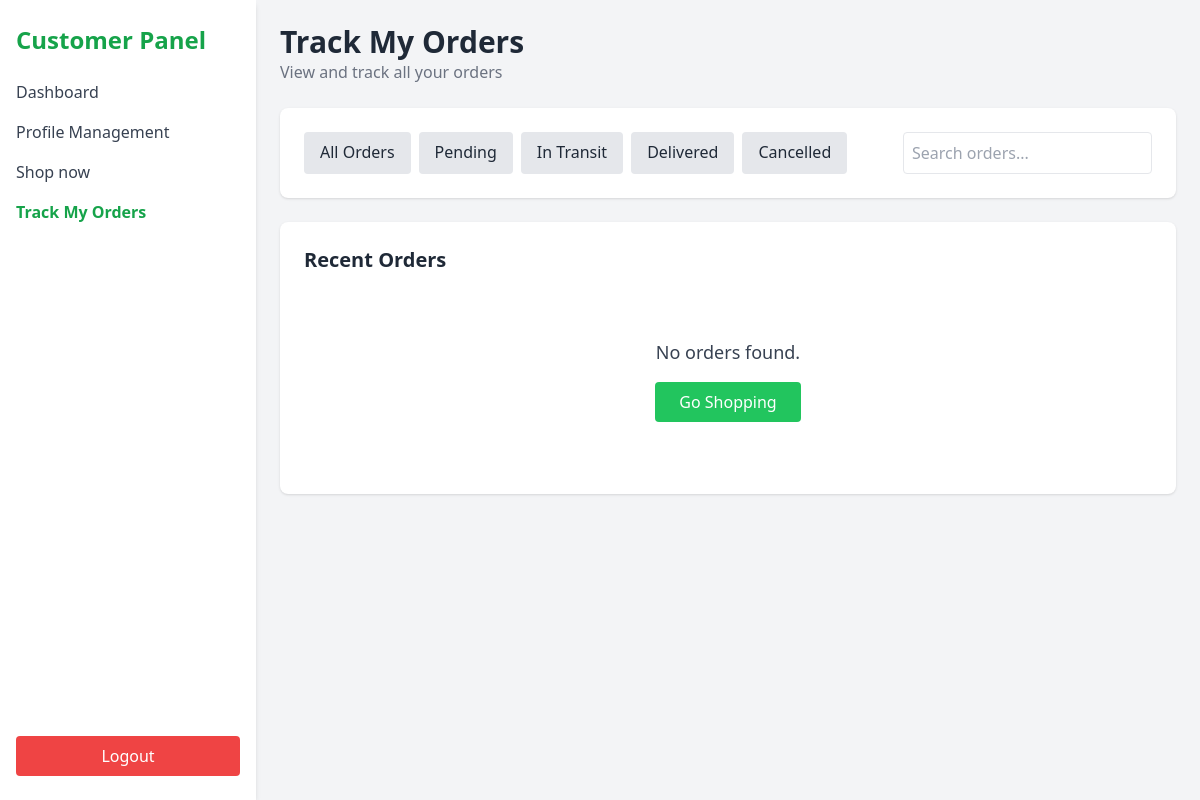
Before: /track-orders (signed in) with the older database file.
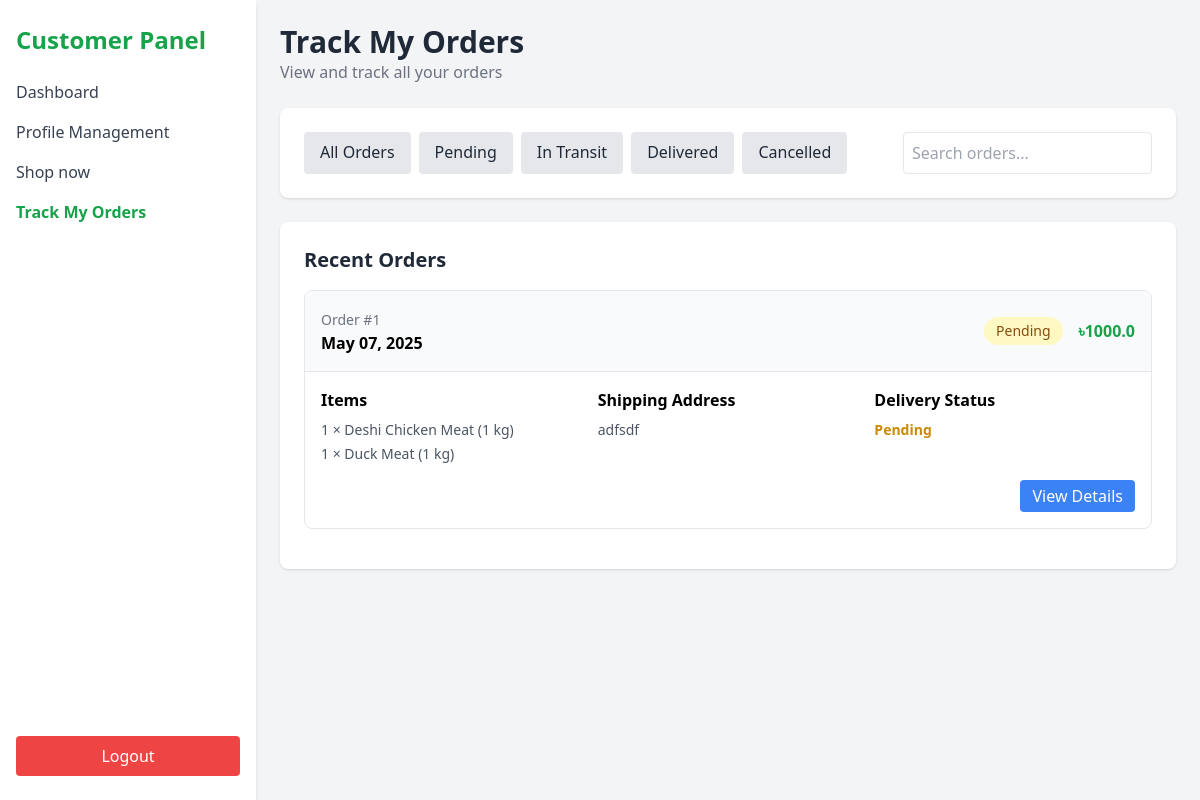
After: the same page with the newer database file.
### models.py (models this page shows, shortened)
class Order(db.Model):
    id = db.Column(db.Integer, primary_key=True)
    customer_id = db.Column(db.Integer, db.ForeignKey('user.id'))
    delivery_man_id = db.Column(db.Integer, db.ForeignKey('user.id'))
    status = db.Column(db.String(20), default='Pending')  # Pending, In Transit, Delivered, Cancelled
    total_amount = db.Column(db.Float)
    shipping_address = db.Column(db.Text)
    order_date = db.Column(db.DateTime, default=datetime.utcnow)
    delivery_date = db.Column(db.DateTime)
    priority = db.Column(db.Enum(PriorityLevel), default=PriorityLevel.medium)
    customer = db.relationship('User', foreign_keys=[customer_id], backref='customer_orders')
    delivery_man = db.relationship('User', foreign_keys=[delivery_man_id], backref='delivery_orders')

class OrderItem(db.Model):
    id = db.Column(db.Integer, primary_key=True)
    order_id = db.Column(db.Integer, db.ForeignKey('order.id'))
    product_id = db.Column(db.Integer, db.ForeignKey('product.id'))
    quantity = db.Column(db.Integer, default=1)
    price = db.Column(db.Float)
    order = db.relationship('Order', backref='items')
    product = db.relationship('Product')

class Product(db.Model):
    id = db.Column(db.Integer, primary_key=True)
    name = db.Column(db.String(100), nullable=False)
    category = db.Column(db.String(100), nullable=False)
    quantity = db.Column(db.Integer, nullable=False)
    unit_price = db.Column(db.Float, nullable=False)
    product_description = db.Column(db.String(200), nullable=True)
    image = db.Column(db.String(100), nullable=True)  # Add this line for the image
    added_by = db.Column(db.Integer, db.ForeignKey('user.id'), nullable=False)

### app.py (the view)
@app.route('/track-orders')
def track_customer_orders():
    user_id = session.get('user_id')
    user = db.session.get(User, user_id)
    if not user or user.role != 'customer':
        return redirect(url_for('login'))
    status_filter = request.args.get('status')
    if status_filter and status_filter != 'All':
        orders = Order.query.filter_by(customer_id=user_id, status=status_filter).order_by(Order.order_date.desc()).all()
    else:
        orders = Order.query.filter_by(customer_id=user_id).order_by(Order.order_date.desc()).all()
    return render_template('track_orders.html', user=user, orders=orders)

### templates/track_orders.html (shortened to what the changed rows need)
<!DOCTYPE html>
<html lang="en">
<head>
  <script src="https://cdn.tailwindcss.com"></script>
</head>
<body class="bg-gray-100 min-h-screen">
  <div class="flex h-screen">
    <aside class="w-64 bg-white shadow-md px-4 py-6 flex flex-col h-full">
      <h1 class="text-2xl font-bold text-green-600 mb-6">Customer Panel</h1>
    </aside>
    <main class="flex-1 p-6 overflow-y-auto">
      <header class="mb-6">
        <h2 class="text-3xl font-semibold text-gray-800">Track My Orders</h2>
      </header>
      <section class="bg-white p-6 rounded-lg shadow mb-6">
        {% if orders %}
          {% for order in orders %}
          <div class="border rounded-lg mb-4 overflow-hidden">
            <div class="bg-gray-50 p-4 border-b flex justify-between items-center">
              <div>
                <span class="text-sm text-gray-500">Order #{{ order.id }}</span>
                <p class="font-semibold">{{ order.order_date.strftime('%B %d, %Y') }}</p>
              </div>
              <div class="flex items-center gap-4">
                <span class="bg-yellow-100 text-yellow-800 px-3 py-1 rounded-full text-sm">{{ order.status }}</span>
                <span class="font-bold text-green-600">৳{{ order.total_amount }}</span>
              </div>
            </div>
            <div class="p-4">
              <div class="flex flex-col md:flex-row gap-4 items-start">
                <div class="flex-1">
                  <h4 class="font-semibold mb-2">Items</h4>
                  <ul class="text-sm text-gray-600 space-y-1">
                    {% for item in order.items %}
                    <li>{{ item.quantity }} × {{ item.product.name }}</li>
                    {% endfor %}
                  </ul>
                </div>
                <div class="flex-1">
                  <h4 class="font-semibold mb-2">Shipping Address</h4>
                  <p class="text-sm text-gray-600">{{ order.shipping_address }}</p>
                </div>
                <div class="flex-1">
                  <h4 class="font-semibold mb-2">Delivery Status</h4>
                  <p class="text-sm font-semibold {% if order.status == 'Delivered' %}text-green-600{% elif order.status == 'In Transit' %}text-blue-600{% elif order.status == 'Cancelled' %}text-red-600{% else %}text-yellow-600{% endif %}">
                    {{ order.status }}
                  </p>
                </div>
              </div>
              <div class="mt-4 flex justify-end gap-2">
                <a href="{{ url_for('view_order_details', order_id=order.id) }}" class="bg-blue-500 text-white px-3 py-1 rounded hover:bg-blue-600">View Details</a>
              </div>
            </div>
          </div>
          {% endfor %}
        {% else %}
          <div class="text-center py-12">
            <h4 class="text-lg text-gray-700">No orders found.</h4>
            <a href="{{ url_for('shop') }}" class="mt-4 inline-block bg-green-500 text-white px-6 py-2 rounded hover:bg-green-600">
              Go Shopping
            </a>
          </div>
        {% endif %}
      </section>
    </main>
  </div>
</body>
</html>

Changed rows visible on the page:
added Order: id "1", order_date "May 07, 2025", status "Pending", total_amount "1000.0", shipping_address "adfsdf"
added OrderItem: quantity "1", product.name "Deshi Chicken Meat (1 kg)"
added OrderItem: quantity "1", product.name "Duck Meat (1 kg)"
Other visible differences:
text no longer shown: "No orders found. Go Shopping"
